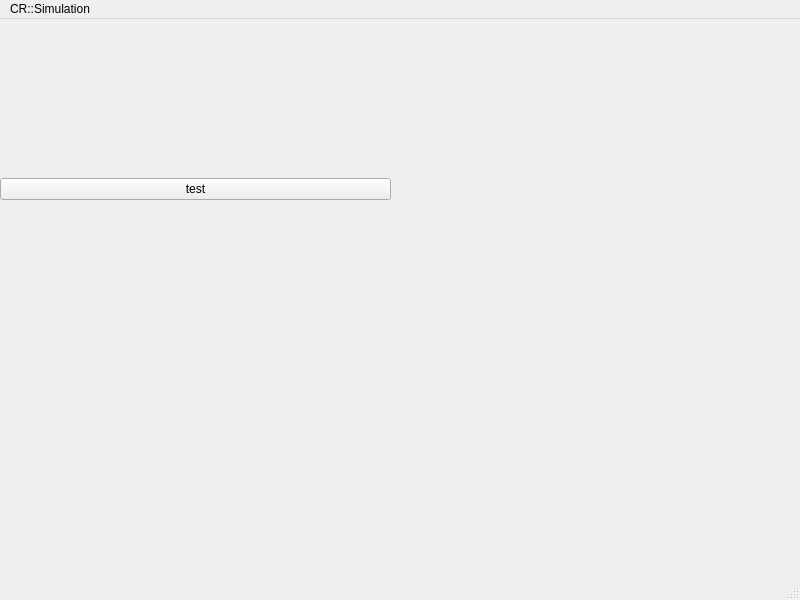
<?xml version="1.0" encoding="UTF-8"?>
<ui version="4.0">
 <class>MainWindow</class>
 <widget class="QMainWindow" name="MainWindow">
  <property name="geometry">
   <rect>
    <x>0</x>
    <y>0</y>
    <width>800</width>
    <height>600</height>
   </rect>
  </property>
  <property name="windowTitle">
   <string>MainWindow</string>
  </property>
  <widget class="QWidget" name="centralwidget">
   <widget class="QWidget" name="horizontalLayoutWidget">
    <property name="geometry">
     <rect>
      <x>0</x>
      <y>0</y>
      <width>391</width>
      <height>341</height>
     </rect>
    </property>
    <layout class="QHBoxLayout" name="horizontalLayout">
     <item>
      <widget class="QPushButton" name="testButton">
       <property name="text">
        <string>test</string>
       </property>
      </widget>
     </item>
    </layout>
   </widget>
  </widget>
  <widget class="QMenuBar" name="menubar">
   <property name="geometry">
    <rect>
     <x>0</x>
     <y>0</y>
     <width>800</width>
     <height>21</height>
    </rect>
   </property>
   <widget class="QMenu" name="menuCR_Simulation">
    <property name="title">
     <string>CR::Simulation</string>
    </property>
   </widget>
   <addaction name="menuCR_Simulation"/>
  </widget>
  <widget class="QStatusBar" name="statusbar"/>
 </widget>
 <resources/>
 <connections/>
</ui>
